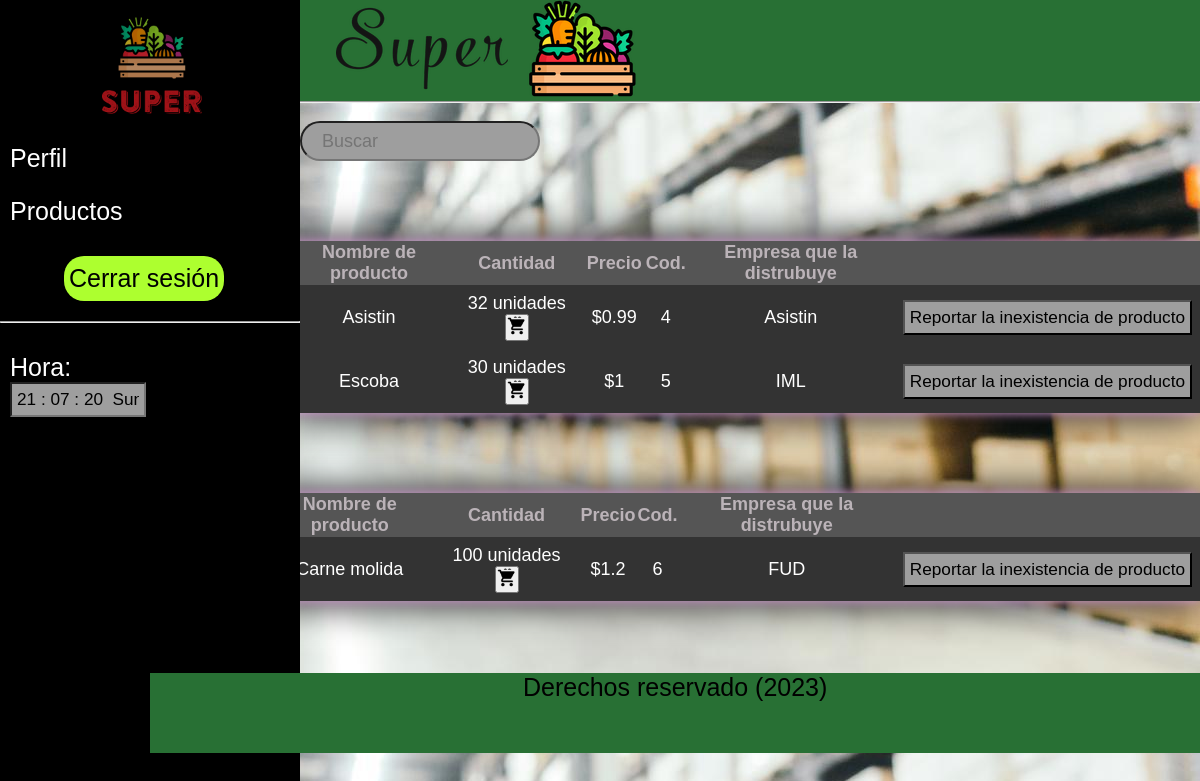
Page /php/ProductosEmple.php on the committed database.
### tables this page shows
CREATE TABLE `categorias` (
  `ID` int(11) NOT NULL,
  `Nombre` varchar(200) NOT NULL
);

CREATE TABLE `productos` (
  `IDproducto` int(11) NOT NULL,
  `Nombre` varchar(200) NOT NULL,
  `Descripcion` varchar(500) NOT NULL,
  `proveedor` varchar(200) NOT NULL,
  `Cantidad` int(200) NOT NULL,
  `Precio` float NOT NULL,
  `IDcategoria` int(11) NOT NULL,
  `visible` tinyint(1) NOT NULL DEFAULT 1
);

### php/ProductosEmple.php (the view, shortened to what this page needs)
<?php
include "conexion.php";
$categoriaResult = mysqli_query($conn, "Select * from categorias");
$misCategorias = [];
while ($categoria = mysqli_fetch_assoc($categoriaResult)) {
    $misCategorias[] = $categoria;
}
?>
<!DOCTYPE html>
<html lang="en">
<head>
    <link rel="stylesheet" href="../css/Menúlateral.css">
    <link rel="stylesheet" href="../css/AdminProductos.css">
    <link rel="stylesheet" href="../css/modalStyle.css">
</head>
<body onload="mueveReloj()" background="../Imagenes/Imagenes-Empleado/fondo.avif">
    <header>
        <img src="../Imagenes/Imagenes-Empleado/holax2.png" alt="">
        <hr>
    </header>
    <section class="container">
        <div class="fondo">
            <img src="../Imagenes/Imagenes-Empleado/hola.png" alt="logo" width="100">
            <br>
            <ul>
                <li> <a href="../php/">Perfil</li></a>
                <li> <a href="../php/ProductosEmple.php">Productos</a></li>
                <br>
                <a href="../html/InicioSesion.html"><input id="cerrar" type="button" value="Cerrar sesión" /></a>
                <br>
                <hr>
                <br>
                <li><a href="#">Hora:</a>
                    <form name="form_reloj">
                        <input type="text" name="reloj" size="10" onfocus="window.document.form_reloj.reloj.blur()">
                    </form>
                </li>
        </div>
    </section>
    <br>
    <div class="buscador">
        <input type="text" placeholder="Buscar" required>
    </div>
    <?php foreach ($misCategorias as $cate) {
    ?>
        <div id="cont">
            <h1 class="">Categoria: <?= $cate["Nombre"] ?></h1>
            <table class="" border="0">
                <tr class="first">
                    <th>Nombre de producto</th>
                    <th>Cantidad </th>
                    <th>Precio</th>
                    <th>Cod.</th>
                    <th>Empresa que la distrubuye</th>
                    <th></th>
                </tr>
                <?php $misProductos = [] ?>
                <?php $categoriaID = $cate['ID'] ?>
                <?php $ProductosResult = mysqli_query($conn, "Select * from productos where IDcategoria = $categoriaID"); ?>
                <?php while ($producto = mysqli_fetch_assoc($ProductosResult)) {
                    $misProductos[] = $producto;
                } ?>
                <?php foreach ($misProductos as $producto) {
                ?>
                <tr>
                <td><?=$producto['Nombre'] ?></td>
                <td><?=$producto['Cantidad'] ?> unidades <button><img src="../Imagenes/Imagenes-Empleado/compra.png" width="20px"></button></td>
                <td>$<?=$producto['Precio'] ?> </td>
                <td><?=$producto['IDproducto'] ?></td>
                <td><?=$producto['proveedor']?></td>
                <td><a href="../php/Report empleado.php"><input type="button" value="Reportar la inexistencia de producto"></td>
                </tr>
                <?php } ?>
            </table>
        </div>
    <?php } ?>
    <br>
    <br>
    <br>
    <br>
    <div class="contfoo">
        <footer>
            <p id="footer">Derechos reservado (2023)</p>
        </footer>
    </div>
</body>
</html>

### css/Menúlateral.css (style rules this page uses)
* { margin: 0; padding: 0; box-sizing: border-box; }
.container { position: fixed; height: 100%; bottom: 0px; }
.fondo { width: 300px; height: 100%; background: rgb(0, 0, 0); float: left; }
.fondo img { width: 100px; display: block; margin-top: 15px; margin-left: 6.4rem; opacity: 0.7; }
.fondo ul li { list-style: none; padding: 12px 10px; }
a { text-decoration: none; color: rgb(255, 255, 255); font-size: 25px; }
p { text-decoration: none; color: rgb(255, 255, 255); font-size: 25px; }
p { color: white; }
.buscador { margin-left: 25%; padding: -5px; }
.buscador input { width: 240px; height: 40px; padding: 0 20px; font-size: 18px; color: black; outline: none; border-radius: 30px; }
#cerrar { border: 5px; font-size: 25px; background-color: greenyellow; margin-left: 4rem; margin-bottom: 20px; border-radius: 20px; height: 45px; width: 10rem; }
input { font-size: 17.2px; padding: 5px; background-color: rgb(158, 158, 158); }

### css/AdminProductos.css (style rules this page uses)
* { margin: 0; padding: 0; }
body { background-attachment: fixed; background-color: black; }
header img { position: relative; left: 21rem; }
header { background-color: #287034; }
#cont { display: flex; justify-content: flex-end; margin-top: 10vh; }
table { display: flex; justify-content: end; font-size: 18px; border-color: rgb(255, 255, 255); box-shadow: 0 0 10px plum, 0 0 40px; border-spacing: 0ch; text-align: center; font-family: 'Courier New', Courier, monospace; }
th { color: rgb(187, 179, 184); padding: 1px; background-color: rgb(85, 85, 85); }
td { padding: 8px; color: white; background-color: rgb(51, 51, 51); }
#footer { color: black; text-align: center; }
.contfoo { display: flex; justify-content: flex-end; }
footer { width: 65.6rem; position: relative; height: 10vh; background-color: #287034; }

### css/modalStyle.css (style rules this page uses)
* { font-family: Arial, Helvetica, sans-serif; }

### rows in the picture
productos: Nombre "Asistin", Cantidad "32", Precio "0.99", IDproducto "4", proveedor "Asistin"
productos: Nombre "Escoba", Cantidad "30", Precio "1", IDproducto "5", proveedor "IML"
productos: Nombre "Carne molida", Cantidad "100", Precio "1.2", IDproducto "6", proveedor "FUD"
